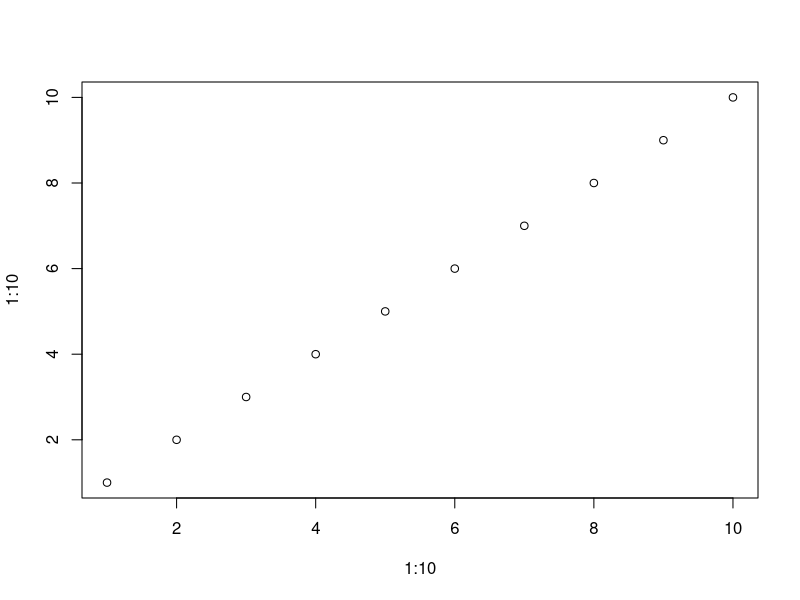
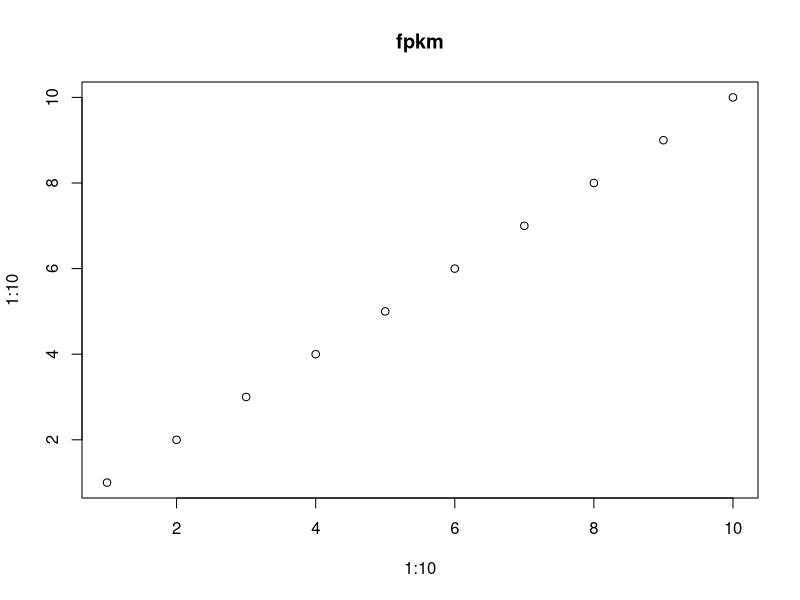

Here is the R script that generated these plots, in order: (Note: this script raises an error after producing the figures.)
#/usr/bin/R
message("Helloworld.R")
plot(1:10,1:10) # ploting function
message("change check")
plot(1:10,1:10,main="fpkm")
stop("Thank you")
stop("Push back")
